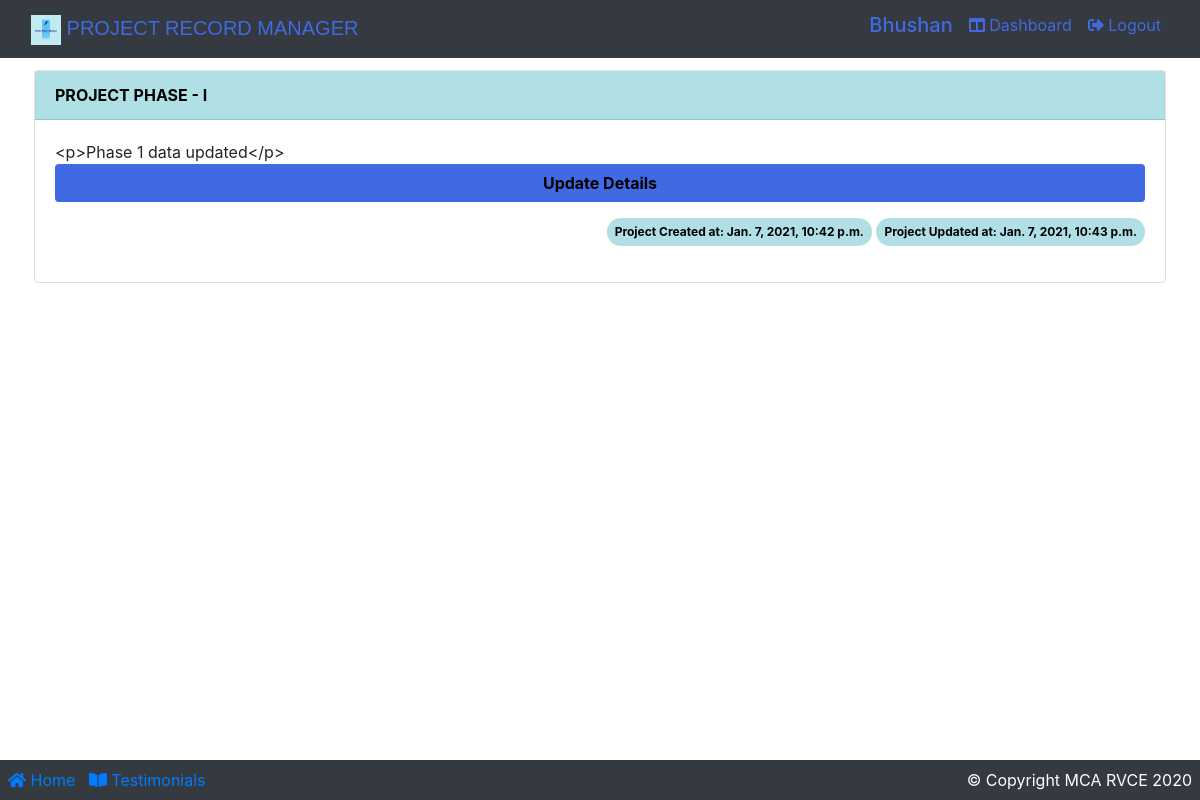
/projectphase1/ (signed in), run on an earlier commit of the app's database.
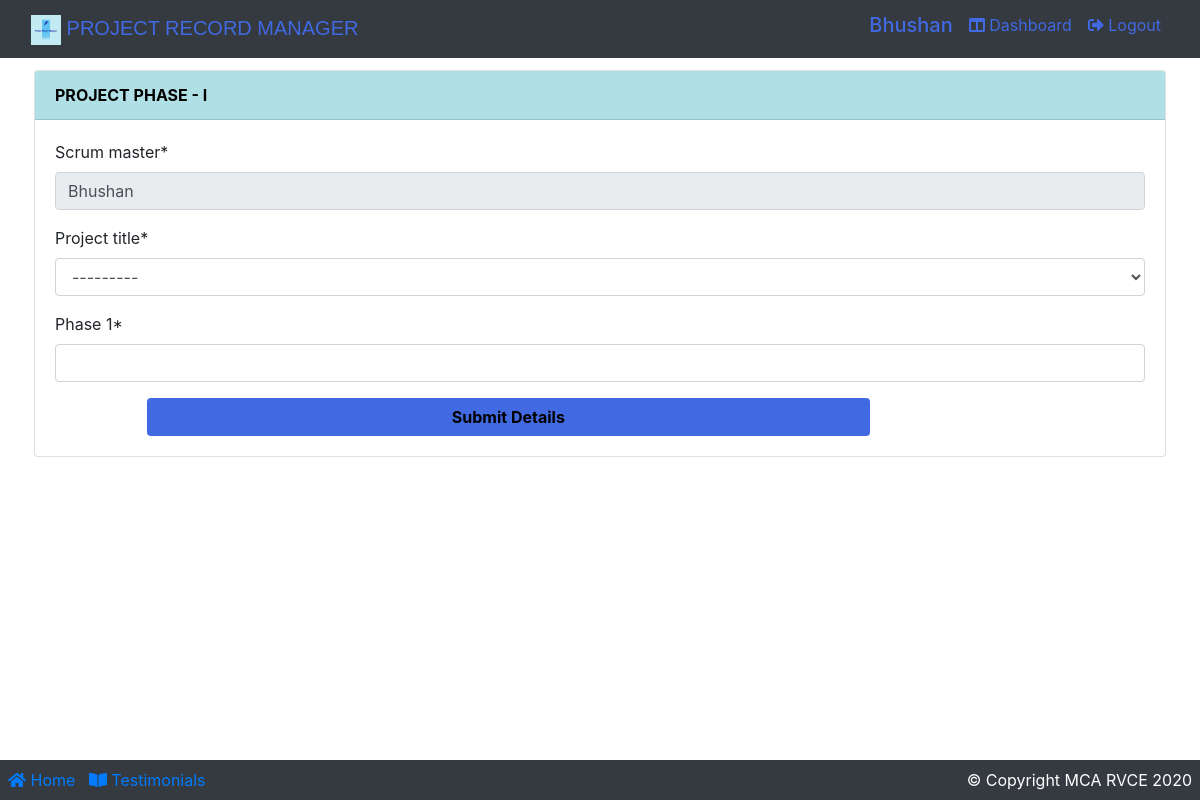
And on a later commit of the database.
### app/models.py (models this page shows, shortened)
class ProjectPhase1(models.Model):
    scrum_master = models.CharField(max_length=100, default="scrum master")
    project_title = models.ForeignKey(
        Team, on_delete=models.CASCADE, null=True)
    phase1 = HTMLField()
    created_at = models.DateTimeField(auto_now_add=True)
    updated_at = models.DateTimeField(auto_now=True)
    def __str__(self):
        return str(self.project_title) + "phase1"

class CustomUser(AbstractBaseUser, PermissionsMixin):
    username = None
    first_name = None
    last_name = None
    admin = models.BooleanField(default=False)
    active = models.BooleanField(default=True)
    staff = models.BooleanField(default=False)
    isstudent = models.BooleanField(default=False)
    isfaculty = models.BooleanField(default=False)
    student_available = models.BooleanField(default=False)
    faculty_available = models.BooleanField(default=False)
    email = models.EmailField(_('email address'), unique=True)
    USERNAME_FIELD = 'email'
    REQUIRED_FIELDS = []
    name = models.CharField(max_length=100)
    created_at = models.DateTimeField(auto_now_add=True)
    updated_at = models.DateTimeField(auto_now=True)
    objects = UserManager()
    @property
    def is_active(self):
        return self.active
    @property
    def is_student(self):
        return self.isstudent
    @property
    def is_faculty(self):
        return self.isfaculty

### app/views.py (the view)
# urls.py: path('projectphase1/', views.projectPhase1Creation, name="projectphase1"),
def projectPhase1Creation(request):
    needToUpdate = False
    needToUpdateidt = False
    queryset2 = Team.objects.filter(owner=(request.user.name + " " + request.user.email))
    queryset3 = Team.objects.filter(partner=request.user.id)
    idTitle = ""
    if queryset2:
        for data in queryset3 or queryset2:
            idTitle = int(data.id)
    if queryset3:
        for data in queryset3 or queryset2:
            idTitle = int(data.id)
    queryset = ProjectPhase1.objects.filter(scrum_master=request.user.name)
    idt = ProjectPhase1.objects.filter(project_title=idTitle)
    print("==> idt ", idt)
    count = 0
    c1 = 0
    if queryset:
        for data in queryset:
            proj_title = data.project_title
            print("title from Project Syp when come from user.id", data.project_title)
            if data:
                count = count + 1
            if count == 1:
                needToUpdate = True
    if idt:
        for data in idt:
            proj_title = data.project_title
            print("title from Project when title comes from team", data.project_title)
            if data:
                c1 = c1 + 1
            if c1 == 1:
                needToUpdateidt = True
    print(count, c1)
    print(needToUpdate, needToUpdateidt)
    if request.method == 'POST':
        form1 = ProjectPhase1Form(request.POST, request.FILES)
        if form1.is_valid():
            form1.save()
            project_title = form1.cleaned_data.get('project_title')
            messages.success(request, f'Phase-I created for {project_title}.')
            return redirect('projectphase1')
    else:
        form1 = ProjectPhase1Form()
    return render(request, 'project/project_phase1.html',
                  {'form1': form1, 'needToUpdate': needToUpdate, 'queryset': queryset,
                   'idt': idt,
                   "needToUpdateidt": needToUpdateidt})

### app/forms.py
class ProjectPhase1Form(forms.ModelForm):
    phase1 = forms.CharField(
        label="Phase 1", widget=TinyMCE(attrs={'cols': 50, 'rows': 10, "class": "form-control",
                                               "placeholder": "Phase 1 details"}))
    class Meta:
        model = ProjectPhase1
        fields = ['id', 'scrum_master', 'project_title', 'phase1']

### app/models.py (called while the page is built)
    def __str__(self):
        return self.name + ' ' + self.email

    def __str__(self):
        return self.name + ' ' + self.email

    def __str__(self):
        return str(self.title) + ", Student1:  " + str(self.owner) + ", student2:  " + str(
            self.partner) + ", Guide:  " + str(self.guide)

### templates/project/project_phase1.html (shortened to what this page needs)
{% extends 'base.html' %}
{% load static %}
{% load crispy_forms_tags %}
{% block content %}
    <div class="container p-1">
        <div class="card mt-2">
            <div class="card-header font-weight-bold" style="background:powderblue; color:black;">
                PROJECT PHASE - I
            </div>
            <div class="card-body">
                {% if needToUpdate == False %}
                    <form action="{% url 'projectphase1' %}" method="POST" enctype="multipart/form-data">
                        <div class="form-row">
                            <div class="form-group col-md-12 mb-0">
                                <div id="div_id_scrum_master" class="form-group">
                                    <label for="id_scrum_master" class=" requiredField">
                                        Scrum master<span class="asteriskField">*</span>
                                    </label>
                                    <div class="">
                                        <input type="text" name="scrum_master" value="{{ user.name }}" maxlength="100"
                                               class="textinput textInput form-control"
                                               id="id_scrum_master" readonly>
                                    </div>
                                </div>
                            </div>
                        </div>
                        <div class="form-row">
                            <div class="form-group col-md-12 mb-0">
                                {{ form1.project_title|as_crispy_field }}
                            </div>
                        </div>
                        <div class="form-row">
                            <div class="form-group col-md-12 mb-0">
                                {{ form1.phase1|as_crispy_field }}
                            </div>
                        </div>
                        <div class="form-row">
                            <div class="form-group col-md-8 mb-0 offset-1">
                                <button type="submit" class="btn btn-block font-weight-bold"
                                        style="background: royalblue;color: black; ">Submit Details
                                </button>
                            </div>
                        </div>
                    </form>
                {% else %}
                    {% for data in queryset %}
                        {{ data.phase1 }}
                        <a href="{% url 'updatePhase1' data.id %}" class="btn btn-block font-weight-bold"
                           style="background: royalblue;color: black; ">Update Details
                        </a>
                        <div class="container text-right m-2 p-2">
                            <span class="badge badge-info badge-pill p-2 font-weight-bolder" style="background:powderblue; color:black;">Project Created at: {{ data.created_at }}</span>
                            <span class="badge badge-info badge-pill p-2 font-weight-bolder" style="background:powderblue; color:black;">Project Updated at: {{ data.updated_at }}</span>
                        </div>
                    {% endfor %}
                {% endif %}
            </div>
        </div>
    </div>
{% endblock %}

### templates/base.html (shortened to what this page needs)
{% load static %}
<!DOCTYPE html>
<html lang="en">
<head>
    <link rel="stylesheet" href="{% static 'css/bootstrap.css' %}"/>
    <link rel="stylesheet" href="{% static 'css/main.css' %}"/>
    <link href="https://cdn.datatables.net/1.10.20/css/dataTables.bootstrap4.min.css" rel="stylesheet"
/>
    <link rel="stylesheet" href="https://use.fontawesome.com/releases/v5.6.3/css/all.css"/>
</head>
<body>
<nav class="navbar navbar-expand-lg bg-dark navbar-dark">
    <div class="container-fluid">
        <div class="navbar-header">
            <a class="navbar-brand" href="{% url 'index' %}"
               style="text-decoration: none; color:royalblue; font-family: Verdana, Geneva, Tahoma, sans-serif;">
                <img src="{% static 'images/logo/logo2.png' %}" alt="logo" width="30px" class="img img-fluid"/>
                PROJECT RECORD MANAGER</a>
        </div>
        <div class="collapse navbar-collapse justify-content-end" id="navbarSupportedContent">
            <ul class="nav navbar-nav">
                <li class="nav-item mr-3">
                    {% if request.user.is_student %}
                        <h5 style="text-decoration: none; color:royalblue;">{{ user.name }}</h5>
                    {% endif %}
                </li>
                <li class="nav-item">
                    {% if request.user.is_student %}
                        <li class="nav-item">
                            <a class="mr-3" href="{% url 'studentDashboard' %}"
                               style="text-decoration: none; color:royalblue;">
                                <span class="fas fa-columns"></span>&nbsp;Dashboard
                            </a>
                        </li>
                    {% endif %}
                {% if request.user.is_authenticated %}
                    <a class="mr-2" href="{% url 'logout' %}" style="text-decoration: none; color:royalblue;">
                        <span class="fas fa-sign-out-alt"></span>&nbsp;Logout
                    </a>
                    </li>
                {% endif %}
            </ul>
        </div>
    </div>
</nav>
{% block content %}
{% endblock %}
<br>
<footer class="container-fluid bg-dark p-2 fixed-bottom">
    <div class="row">
        <div class="col-md-6">
            <a href="{% url 'index' %}"><span class="fas fa-home"></span>&nbsp;Home</a> &nbsp;
            <a href="#"><span class="fas fa-book-open"></span>&nbsp;Testimonials</a>
        </div>
        <div class="col-md-6 text-right text-white">
            <span>© Copyright MCA RVCE 2020</span>
        </div>
    </div>
</footer>
</body>
</html>

What changed in the data, as far as the page shows it:
removed ProjectPhase1: phase1 "<p>Phase 1 data updated</p>", created_at "Jan. 7, 2021, 10:42 p.m.", updated_at "Jan. 7, 2021, 10:43 p.m."
shown differently, row unchanged: CustomUser "Bhushan": scrum_master (not shown) → "Bhushan"
Also different on the page:
form field project_title: (not shown) → "---------"
text now shown: "Scrum master * Project title * Phase 1 * Submit Details"
